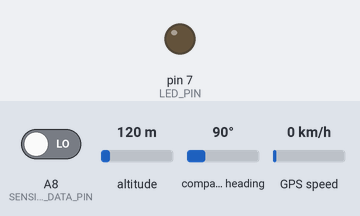
A sketch run on a simulated Teensy 3. On the bench: output pins drawn as LEDs (lit = HIGH). Inputs (shaded band) come from the test bench; at power-on: A8 (SENSIRION_DATA_PIN) LOW, altitude 120 m, compass heading 90°, GPS speed 0 km/h. Storage starts empty; the GPS gets a fix after 3 s at 37.7749, -122.4194 with 8 satellites; pins used as bus, display or sensor lines are not drawn; what the sketch prints to the serial monitor is not drawn.

Above: at 1.2 s.
1.3 s: A8 (SENSIRION_DATA_PIN) driven HIGH
Timing chart, 0 to 4.3 s (numbered marks = the images above; inputs shaded):
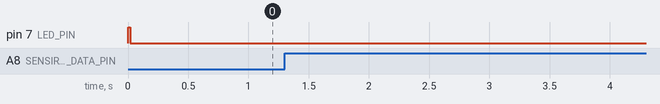

Measured:
- after the input at 1.3 s, every drawn part: stays the same

The sketch:

main.ino
```cpp
//Configurations
#define LOG_INTERVAL_LENGTH_IN_MILLIS 1000
#define GPS_CHECK_INTERVAL_IN_MILLIS 10000

#define LED_PIN 7

#define USE_SERIAL_PORT
//#define WAIT_FOR_SERIAL_TO_CONNECT


//  int ser=9600; // GPS Kommunikationsgeschwindigkeit für DG-1000
  int ser=38400; // GPS Kommunikationsgeschwindigkeit für ASG32

//Configuration end

#include <Arduino.h>
#include <elapsedMillis.h>
#include <Time.h>
#include <TinyGPS++.h>

#include "ak_logger.h"
#include "console_stream.h"
#include "sdcard_stream.h"
#include "sensirion_stream.h"
#include "time_stream.h"

AKLogger logger;
TinyGPSPlus gps;

elapsedMillis log_timer;
//elapsedMillis gps_timer;

void setupSerialPort() {
        Serial.begin(115200);

 #ifdef WAIT_FOR_SERIAL_TO_CONNECT
        while(!Serial){
                ;
        }
#endif
}

void setupGPS() {


      Serial2.begin(ser);
      Serial.println("Serial2 Online");

}

void updateTimeFromGPS(){
  int year = 1970;
  digitalWrite(LED_PIN, HIGH);
  while (timeStatus() != timeSet && year <=2010){
    Serial.println(year);
    Serial.println("waiting for GPS");
    while (Serial2.available()) {
      Serial.println("GPS availabl");
      if (gps.encode(Serial2.read())) {
        Serial.println("GPS encoded");
      //  Serial.println(gps.time.age());
      //  Serial.println(gps.time.isValid());
      //  Serial.println(gps.date.isValid());
        if (gps.time.isValid() && gps.date.isValid() && gps.time.age() < 1000 && gps.date.age() < 1000) {
          // gps.time.hour() +2 for correct Germany timezone
          setTime(gps.time.hour(), gps.time.minute(), gps.time.second(), gps.date.day(), gps.date.month(), gps.date.year());
          year = gps.date.year();
          if (timeStatus() != timeSet) {
            Serial.println("Unable to sync with GPS Time");
          } else {
            Serial.println("GPS has set the system time");
          }
        }
      }
    }
  }
  digitalWrite(LED_PIN, LOW);
}

void setup() {

#ifdef USE_SERIAL_PORT
        setupSerialPort();
#endif
        pinMode(LED_PIN,OUTPUT);

        setupGPS();
        Serial.println("GPS setup done");
        updateTimeFromGPS();
        logger.start();
        String filename = String("AK-Logger_" + String(hour()) + "-" + String(minute())+ "-" + String(second()) + "_" + String(day())  +"-" + String(month())+ "-" + String(year()));
        Serial.println(filename);
        logger.addOutputStream(new SDCardStream(filename, "log"));
        logger.addOutputStream(new ConsoleStream);
        logger.addInputStream(new TimeStream);
        logger.addInputStream(new SensirionStream);
        logger.writeHeader();


}

void loop() {

/*
Alternativer Code für Automatisches Starten und Beendens des Loggers beim Starten und Landen
des Flugzeuges


  int velocity =0;
  if (gps_timer >= GPS_CHECK_INTERVAL_IN_MILLIS) {
    Serial.println("Check GPS");
    while (Serial2.available()){
      velocity = 15;
      if (gps.encode(Serial2.read())) {
        if (gps.location.isValid()) {
            //velocity = gps.speed.kmph();
        }
      }
    }

    if (velocity >=15  && !logger.isActive) {
      Serial.println("Logger is on");
      String filename = String("AK-Logger_" + String(hour()) + "-" + String(minute())+ "-" + String(second()) + "_" + String(day())  +"-" + String(month())+ "-" + String(year()));
      Serial.println(filename);
      logger.isActive = true;
      logger.addOutputStream(new SDCardStream(filename, "log"));
      logger.addOutputStream(new ConsoleStream);
      logger.addInputStream(new TimeStream);
      logger.addInputStream(new SensirionStream);
      logger.writeHeader();
    }
    if (velocity <=10 && logger.isActive) {
      Serial.println("Logger is off");
      logger.shutdown();
    }
    gps_timer =0;
  }
  if (log_timer >= LOG_INTERVAL_LENGTH_IN_MILLIS && logger.isActive) {
    logger.logData();
    log_timer = 0;
  }

  */

  if (log_timer >= LOG_INTERVAL_LENGTH_IN_MILLIS) {
    log_timer = 0;
    logger.logData();
   //Laufzeit Logger 322ms
  }


}
```

ak_logger.cpp
```cpp
#include "ak_logger.h"

#include <Arduino.h>
#include <SimpleList.h>
#include <Time.h>

#include "input_stream.h"
#include "output_stream.h"

AKLogger::AKLogger(){}

AKLogger::~AKLogger() {
        shutdown();
}

void AKLogger::start(){
        isActive = true;
}

void AKLogger::addOutputStream(OutputStream *ostream) {

  if (!isActive) {

    return;
  }

  if (ostream == nullptr) {

    return;
  }

  int err = ostream->open();
  if (err == AKSTREAM_SUCC) {
      Serial.println("Successully opened '" + ostream->getName() + "'");
    ostreams.push_back(ostream);
  } else {
      Serial.println("Failed to open '" + ostream->getName() + "': " + String(err));
  }
}

void AKLogger::addInputStream(InputStream* istream) {
        if(!isActive)
                return;

        if(istream == nullptr)
                return;

        int err = istream->open();
        if(err == AKSTREAM_SUCC) {
                        Serial.println("Successully opened '"+istream->getName()+"'");
                istreams.push_back(istream);
        } else {
                        Serial.println("Failed to open '"+istream->getName()+"': "+String(err));
        }

}

void AKLogger::logLineFormat() {
        String lineformat="";
        for(SimpleList<InputStream*>::iterator it = istreams.begin(); it != istreams.end(); it++) {
                lineformat+=(*it)->getLineFormat()+";";
        }
        log(lineformat);
}

void AKLogger::writeHeader() {
        String datum(year());
        datum += "-"+String(month())+"-"+String(day());

        log("AK-Logger v1.0");
        log("Datum: "+datum);
        log("");
        logLineFormat();
}

void AKLogger::writeFooter() {
        log("End of logging");
}

String AKLogger::readInputStreams() {
        String input;
        for(SimpleList<InputStream*>::iterator it = istreams.begin(); it != istreams.end(); it++) {
                input+=(*it)->readNextLine();
                input+=";";
        }

        return input;
}

void AKLogger::logData() {
        if(!isActive)
                return;

        String data = readInputStreams();
        log(data);
}

void AKLogger::log(String line) {
        if(!isActive)
                return;

        for(SimpleList<OutputStream*>::iterator it = ostreams.begin(); it != ostreams.end(); it++) {
                (*it)->writeLine(line);
        }
}

void AKLogger::shutdown() {
        if(!isActive)
                return;
        writeFooter();
        isActive = false;

        closeAndDeleteOutputStreams();
        closeAndDeleteInputStreams();
}

void AKLogger::closeAndDeleteOutputStreams() {
        for(SimpleList<OutputStream*>::iterator it = ostreams.begin(); it != ostreams.end(); it++) {
                (*it)->flush();
                (*it)->close();
                Serial.println("Successully closed '"+ (*it)->getName()+"'");
                delete &(*it);
        }
        ostreams.clear();
}

void AKLogger::closeAndDeleteInputStreams() {
        for(SimpleList<InputStream*>::iterator it = istreams.begin(); it != istreams.end();it++ ) {
                (*it)->close();
                Serial.println("Successully closed '"+ (*it)->getName()+"'");
                delete &(*it);


        }
        istreams.clear();
}
```

ak_logger.h
```cpp
#pragma once

#include <Arduino.h>
#include <SimpleList.h>

#include "output_stream.h"
#include "input_stream.h"

class AKLogger {
public:
        AKLogger();
        ~AKLogger();

        void addOutputStream(OutputStream* ostream);
        void addInputStream(InputStream* istream);
        void closeAndDeleteOutputStreams();
        void closeAndDeleteInputStreams();

        void writeHeader();
        void writeFooter();
        void logData();
        void log(String line);

        void start();
        void shutdown();

        bool isActive;

private:
        SimpleList<OutputStream*> ostreams;
        SimpleList<InputStream*> istreams;


        String readInputStreams();
        void logLineFormat();


};
```

akstream.h
```cpp
#pragma once

#include <Arduino.h>

#define AKSTREAM_SUCC 0

class AKStream {
public:
        virtual ~AKStream() {

        }

        virtual String getName()=0;

        virtual int open()=0;
        virtual int close()=0;
};
```

console_stream.cpp
```cpp
#include "console_stream.h"

#include <Arduino.h>

ConsoleStream::ConsoleStream() {

}

ConsoleStream::~ConsoleStream() {
        flush();
}

int ConsoleStream::open() {
        //Expects the Serial output already opened with Serial.begin
        return AKSTREAM_SUCC;
}

int ConsoleStream::close() {
        //Serial.end should not be called since Serial might
        //still be used somewhere else.
        //We didnt open it so we dont close it.
        return AKSTREAM_SUCC;
}

void ConsoleStream::writeLine(String line) {
        if(Serial) {
                Serial.println(line);
        }
}

void ConsoleStream::flush() {
        if(Serial) {
                Serial.flush();
        }
}

String ConsoleStream::getName() {
        return "ConsoleStream";
}
```

console_stream.h
```cpp
#pragma once

#include <Arduino.h>

#include "output_stream.h"

class ConsoleStream: public OutputStream {
public:
        ConsoleStream();
        ~ConsoleStream();

        int open();
        int close();

        void writeLine(String line);
        void flush();

        String getName();
};
```

input_stream.h
```cpp
#pragma once

#include <Arduino.h>

#include "akstream.h"

class InputStream: public AKStream {
public:
        virtual ~InputStream() {

        }

        virtual String getLineFormat()=0;
        virtual String readNextLine()=0;
};
```

output_stream.h
```cpp
#pragma once

#include <Arduino.h>

#include "akstream.h"

class OutputStream : public AKStream {
public:
        virtual ~OutputStream() {

        }

        virtual void writeLine(String line)=0;
        virtual void flush()=0;
};
```

sdcard_stream.cpp
```cpp
#include "sdcard_stream.h"


SDCardStream::SDCardStream(String filename_, String fileextension_): filename(filename_), fileextension(fileextension_), isOpened(false) {

}

SDCardStream::~SDCardStream() {

}

int SDCardStream::open() {
        if(!sd.begin(SD_CARD_PIN, SD_SCK_MHZ(50))){
                return ERR_INIT_SD_CARD;
                Serial.println("Error SDCard");
                sd.initErrorHalt();
        }

        fullName = filename + "." + fileextension;

        if(!logFile.open(fullName.c_str(), O_CREAT | O_WRITE | O_EXCL)){
            sd.errorHalt("open file failed");
        }

        isOpened = true;
        return AKSTREAM_SUCC;
}

int SDCardStream::close() {
        logFile.close();
        Serial.println("SD Card close");
        return AKSTREAM_SUCC;
}

void SDCardStream::writeLine(String line) {
  if (!isOpened) {
    return;
  }
  logFile.println(line);
  logFile.flush();
}


void SDCardStream::flush() {
        //Nothing to do
}

String SDCardStream::getName() {
        return "SDCardStream";
}
```

sdcard_stream.h
```cpp
#include <Arduino.h>
#include <SPI.h>
#include "SdFat.h"

#include "output_stream.h"

#define SD_CARD_PIN 14
#define ERR_INIT_SD_CARD 1


class SDCardStream: public OutputStream {
public:
        SDCardStream(String filename, String fileextension);
        ~SDCardStream();

        int open();
        int close();

        void writeLine(String line);
        void flush();

        String getName();

private:
        SdFat sd;
        SdFile logFile;

        String filename;
        String fileextension;
        String fullName;
        bool isOpened;


};
```

sensirion_stream.cpp
```cpp
#include "sensirion_stream.h"

#include <Arduino.h>
#include <Sensirion.h>

SensirionStream::SensirionStream(): sensor(SENSIRION_DATA_PIN,SENSIRION_CLOCK_PIN) {

}

SensirionStream::~SensirionStream() {

}

int SensirionStream::open() {
        sensor.reset();

        return AKSTREAM_SUCC;
}

int SensirionStream::close() {
        sensor.reset();
        return AKSTREAM_SUCC;
}

String SensirionStream::getLineFormat() {
        return "Temperature;Humidity";//;Dewpoint";
}

String SensirionStream::readNextLine() {
        static float temperature=0.0;
        static float humidity=0.0;
        static float dewpoint=0.0;

        uint8_t err_code = sensor.measure(&temperature, &humidity, &dewpoint);

        if(err_code == 1 || err_code == 2) {
                return "ERROR;ERROR";//;ERROR";
        }

        String result(temperature);
        result+=";"+String(humidity);//+";"+String(dewpoint);

        return result;
}

String SensirionStream::getName() {
        return "SensirionStream";
}
```

sensirion_stream.h
```cpp
#pragma once

#include <Arduino.h>

#define SENSIRION_DATA_PIN 22
#define SENSIRION_CLOCK_PIN 23

#include <Sensirion.h>

#include "input_stream.h"

class SensirionStream: public InputStream {
public:
        SensirionStream();
        ~SensirionStream();

        int open();
        int close();

        String getLineFormat();
        String readNextLine();

        String getName();

private:
        Sensirion sensor;

};
```

time_stream.cpp
```cpp
#include "time_stream.h"

#include <Time.h>

TimeStream::TimeStream() {

}

TimeStream::~TimeStream() {

}

int TimeStream::open() {
        return AKSTREAM_SUCC;
}

int TimeStream::close() {

        return AKSTREAM_SUCC;
}

String TimeStream::getLineFormat() {
        return "Timestamp";
}

String TimeStream::readNextLine() {
        String timeStamp("");
        timeStamp += String(hour())+":"+String(minute())+":"+String(second());

        return timeStamp;
}

String TimeStream::getName() {
        return "TimeStream";
}
```

time_stream.h
```cpp
#pragma once

#include "input_stream.h"

class TimeStream: public InputStream {
public:
        TimeStream();
        ~TimeStream();

        int open();
        int close();

        String getLineFormat();
        String readNextLine();

        String getName();
};
```
